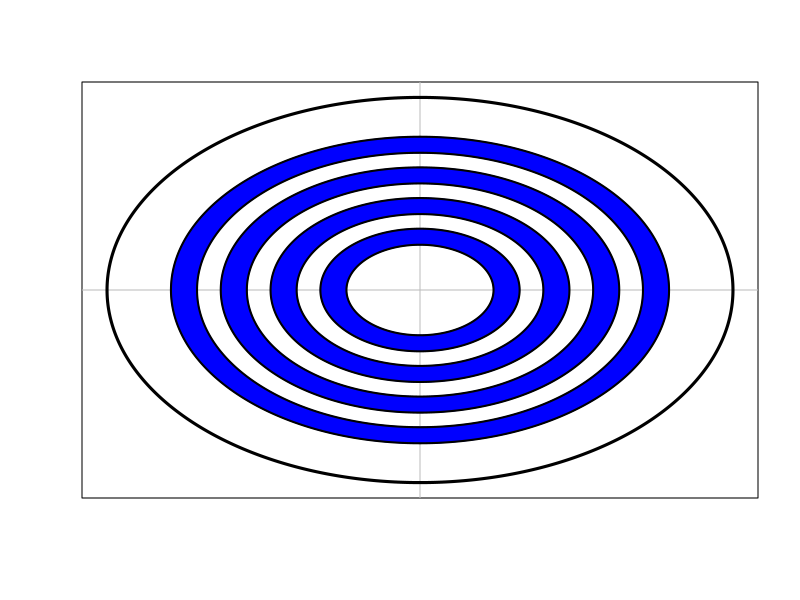

Generate this figure with R:


# https://www.amazon.com/dp/B077X95LRZ/ref=psdc_2314207011_t2_B016O47134?th=1
# https://www.menards.com/main/tools-hardware/sheet-metal-rods/hillman-reg-aluminum-round-tubes/11395/p-1444432418537.htm

#setwd("C:/dev/LEDclock")

pdf("rpi_clock.pdf")

lim = .5
plot(0,type="n",main="",xlab="",ylab="",ylim=c(-lim,lim),xlim=c(-lim,lim),col="white",yaxt="n",xaxt="n")
# axis(2, axTicks(2), format(axTicks(2), scientific = F,big.mark=',')) 

abline(h=0,col="gray")
abline(v=0,col="gray")

thickness = .5/12 # half inch

theta = seq(0,2*pi,length.out = 1000)

tube = function(c){
  r = c/pi/2
  for(i in seq(r-thickness,r,length.out=100)) lines(i*cos(theta),i*sin(theta),col = "blue")
  lines(r*cos(theta),r*sin(theta),lwd=2)
  lines((r-thickness)*cos(theta),(r-thickness)*sin(theta),lwd=2)
  return(r)
}

lines(.5*cos(theta),.5*sin(theta),lwd=3) # outer edge of the base board
tube(2.5)
tube(2)
tube(1.5)
tube(1)

2.5+2+1.5+1
dev.off()
